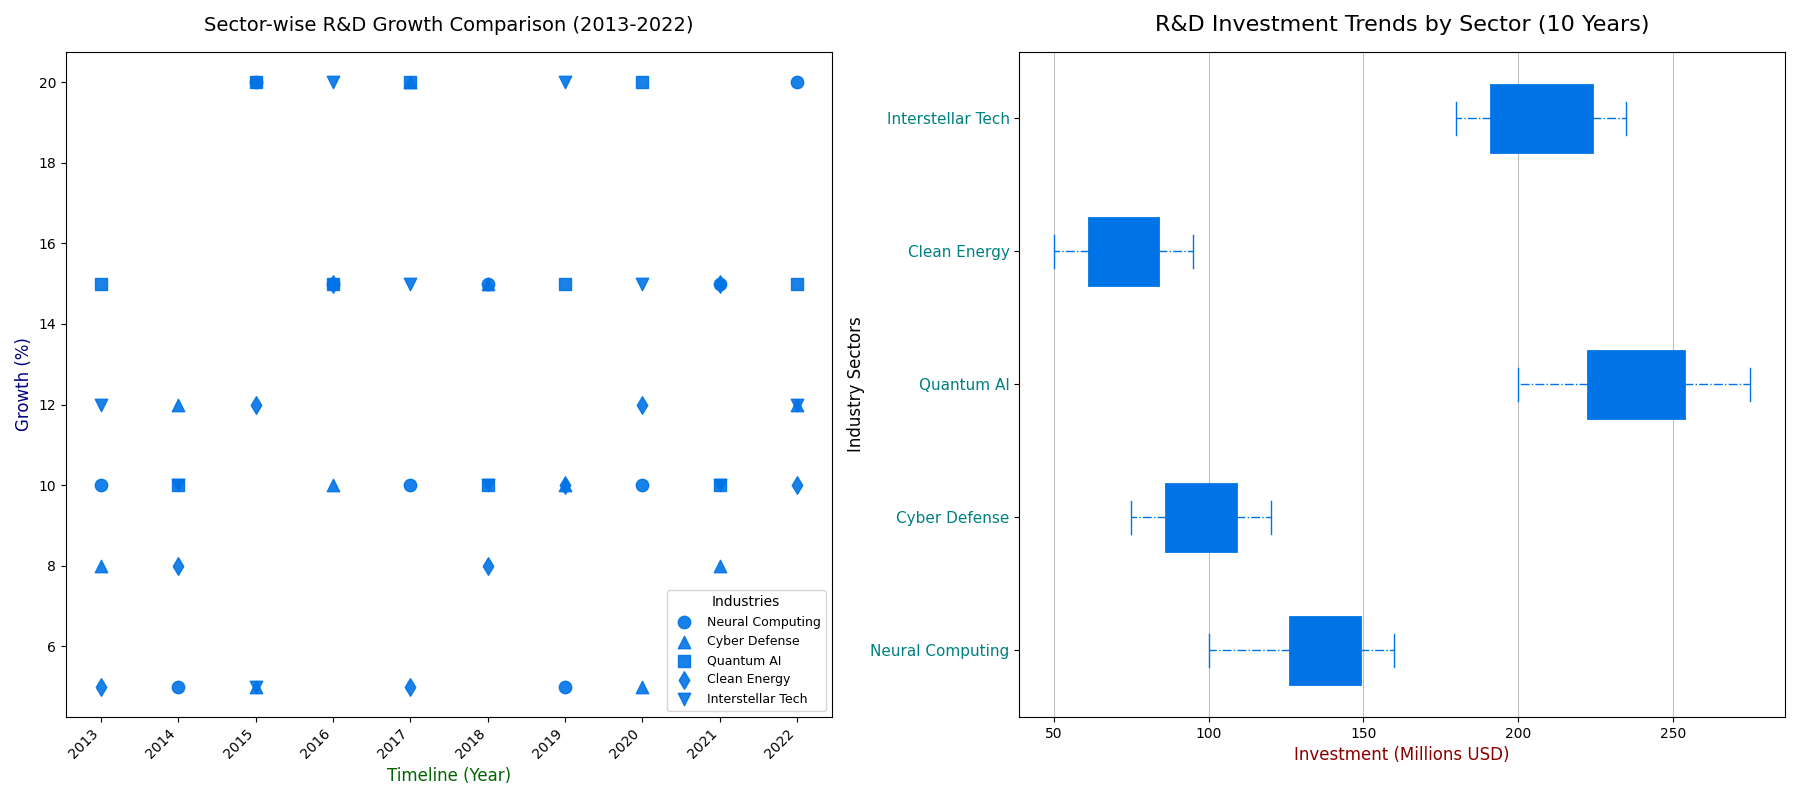

The Python source for this figure:
import matplotlib.pyplot as plt
import numpy as np

sectors = ['Neural Computing', 'Cyber Defense', 'Quantum AI', 'Clean Energy', 'Interstellar Tech']

expenditure_data = [
    [100, 120, 130, 125, 140, 150, 135, 145, 155, 160],
    [75, 85, 80, 90, 110, 120, 115, 105, 100, 95],
    [200, 220, 210, 230, 240, 250, 245, 255, 260, 275],
    [50, 55, 60, 65, 70, 75, 80, 85, 90, 95],
    [180, 190, 200, 195, 185, 210, 220, 225, 230, 235]
]

years = np.arange(2013, 2023)

fig, axes = plt.subplots(nrows=1, ncols=2, figsize=(18, 8))

ax1 = axes[1]
unified_color = "#0073e6"
bp = ax1.boxplot(expenditure_data, vert=False, patch_artist=True, showmeans=True, notch=False,
                 boxprops=dict(facecolor=unified_color, color=unified_color, linewidth=2.0),
                 medianprops=dict(color=unified_color, linewidth=2.0, linestyle='--'),
                 meanprops=dict(marker='*', markeredgecolor=unified_color, markerfacecolor=unified_color),
                 whiskerprops=dict(color=unified_color, linestyle='-.'), capprops=dict(color=unified_color))

ax1.set_yticklabels(sectors, fontsize=11, color='teal')
ax1.set_title("R&D Investment Trends by Sector (10 Years)", fontsize=16, fontweight='regular', pad=15)
ax1.set_xlabel("Investment (Millions USD)", fontsize=12, color='darkred')
ax1.set_ylabel("Industry Sectors", fontsize=12)
ax1.xaxis.grid(True, linestyle='-', alpha=0.5, color='grey')

ax2 = axes[0]
growth_rates = [
    [10, 5, 20, 15, 10, 15, 5, 10, 15, 20],
    [8, 12, 5, 10, 20, 15, 10, 5, 8, 12],
    [15, 10, 20, 15, 20, 10, 15, 20, 10, 15],
    [5, 8, 12, 15, 5, 8, 10, 12, 15, 10],
    [12, 10, 5, 20, 15, 10, 20, 15, 10, 12]
]
marker_styles = ['o', '^', 's', 'd', 'v']
for idx, (sector_growth, marker) in enumerate(zip(growth_rates, marker_styles)):
    ax2.scatter(years, sector_growth, label=sectors[idx], s=80, c=unified_color, alpha=0.9,
                edgecolors=unified_color, marker=marker)

ax2.set_title("Sector-wise R&D Growth Comparison (2013-2022)", fontsize=14, fontweight='regular', pad=15)
ax2.set_xlabel("Timeline (Year)", fontsize=12, color='darkgreen')
ax2.set_ylabel("Growth (%)", fontsize=12, color='navy')
ax2.legend(title='Industries', fontsize=9, title_fontsize=10, loc='lower right')
ax2.yaxis.grid(False)
ax2.set_xticks(years)
ax2.set_xticklabels([str(yr) for yr in years], rotation=45, ha='right')

plt.tight_layout()
plt.show()
